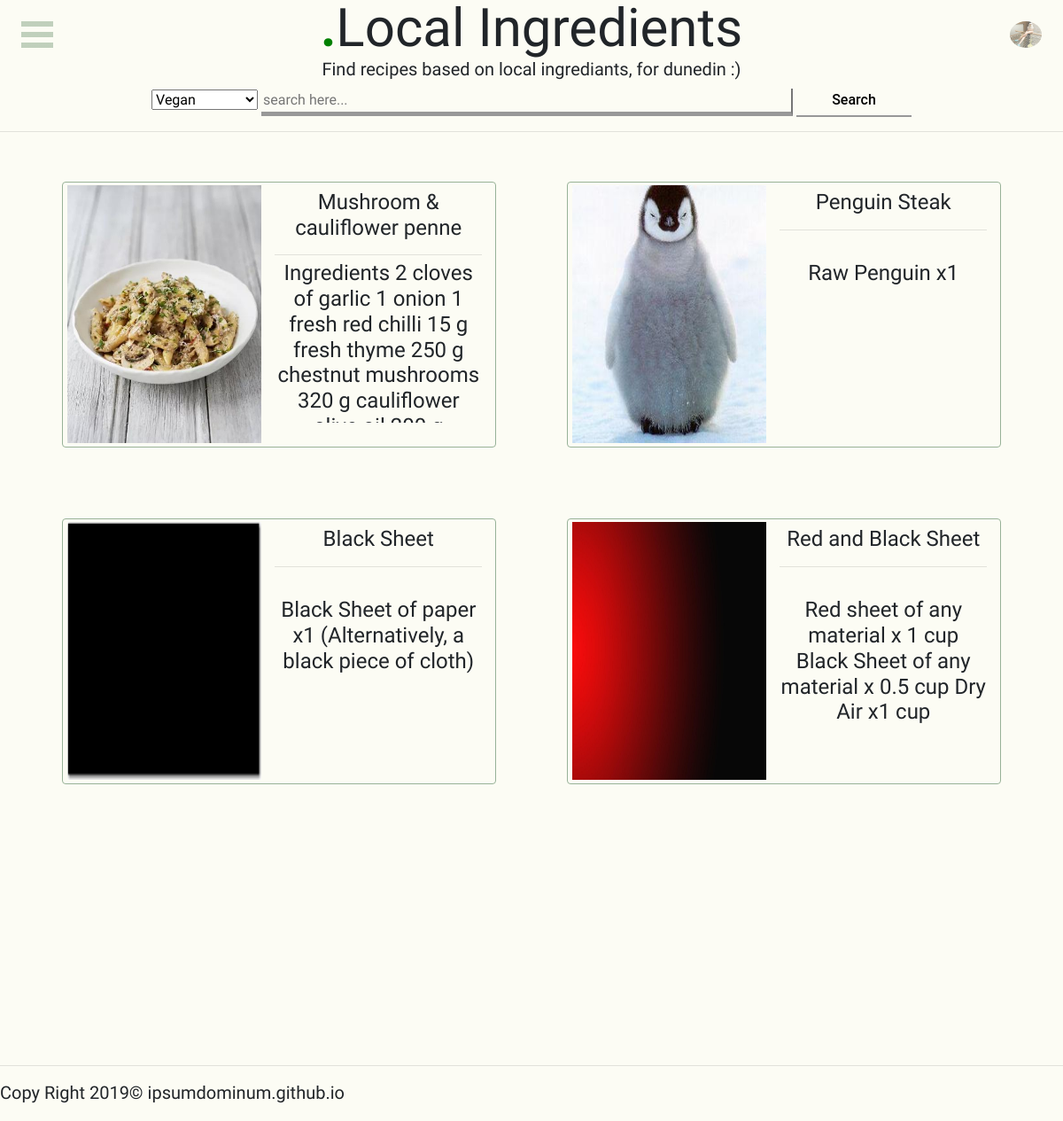
The app's page /recipelist with its own data.
### localingredients/models.py (models this page shows, shortened)
class Recipe(db.Model):
    id = db.Column(db.Integer, primary_key=True)
    title = db.Column(db.String(100), nullable=False)
    date_posted = db.Column(db.DateTime, nullable=False, default=datetime.utcnow)
    image_file = db.Column(db.String(20), nullable=False, default='default.jpg')
    ingredients = db.Column(db.String(100))
    instructions = db.Column(db.String(400))
    user_id = db.Column(db.Integer, db.ForeignKey('user.id'), nullable=False)

### localingredients/main/routes.py (the view)
@main.route("/recipelist")
def recipelist():
    recipelist = Recipe.query.all()
    return render_template('recipelist.html', recipelist=recipelist)

### localingredients/templates/recipelist.html (shortened to what this page needs)
{% extends "layout.html" %}
  {% block content %}
  <main>
      <h1 style="margin:auto;text-align:center;"><strong style="color:green">.</strong>Local Ingredients</h1>
      <p style="margin:auto;text-align:center;">Find recipes based on local ingrediants, for dunedin :)</p>
  <form style="text-align:center;margin:auto">
      <select name="type" style="width:10%">
          <option value="vegan">Vegan</option>
        </select>
  <input name="search" placeholder="search here..." style="width:50%;background-color:transparent;border-block:none;border-left:none;border-bottom:#989898 solid 5px">
  <button type="submit" class="custom-btn btn-6"><span>Search</span></button><br>
</form>
</main>
<hr>
<div class="container">
        <div class="row ">
    {% for recipe in recipelist %}
         {% if (loop.index+1) % 2 == 0 %}
        </div>
    <div class="row ">
         {% endif %}
         <div onmouseout = "lowerinfo(this)" onmouseover="showinfo(this)" class="col s3 itembox" style="position:relative">
        <div style="position:absolute;left:1%;width:45%;height:106%;top:1%">
                <img src="{{url_for('static',filename='images/'+recipe.image_file)}}" style="height:92%;width:100%">
        </div>
        <div style="position:absolute;right:2%;width:50%;height:90%;top:1%;overflow-y:scroll">
                <div style="text-align:center;top:0%;width:100%;padding:2%;position:absolute;"><h4>{{recipe.title}}</h4><hr ></div>
                <div style="text-align:center;top:30%;width:100%;padding:2%;position:absolute;"><h4>{{recipe.ingredients}}</h4></div>
        </div>
        <button id="makebutton" onclick="document.location='/{{recipe.title}}'"class="custom-btn btn-1" style="opacity:0;margin:auto"><span>Make</span></button><br>
    </div>
    {% endfor %}
    </div>
          </div>
{% endblock %}

### localingredients/templates/layout.html (shortened to what this page needs)
<!DOCTYPE html>
<html lang="en">
  <head>
    <link rel="stylesheet" href="https://stackpath.bootstrapcdn.com/bootstrap/4.3.1/css/bootstrap.min.css">
    <link rel="stylesheet" href="{{url_for('static',filename='main.css')}}">
    <link rel="stylesheet" href="{{url_for('static',filename='card.css')}}">
  </head>
  <button class="burgerbutton menu-toggle">
  </button>
  <div class="userinfobox">
  <img class="usericon" src="{{url_for('static',filename='random.jpeg')}}" width="" >
  </div>
{% block content %}{% endblock %}
<footer style="position:fixed;bottom:0%;width:100%">
  <hr>
<p style="background-color:#fcfcf4"> Copy Right 2019&copy; ipsumdominum.github.io</p>
</footer>
</body>
</html>

### localingredients/static/main.css (style rules this page uses)
html, body { margin: 0; padding: 0; height: 100%; width: 100%; }
.usericon { border-radius: 50%; width: 36px; height: 30px; position:fixed; top: 24px; right:24px; opacity:0.6; }
.userinfobox { border-radius: 50%; width: 36px; height: 30px; position:fixed; top: 24px; right:24px; }
p { font-size: 20px; line-height: 28px; margin: 0 0 18px; }
h1 { font-size: 40px; font-weight: normal; line-height: 44px; text-align: center; margin-bottom: 18px; }
@media (min-width: 500px) { h1 { font-size: 60px; line-height: 64px; } }
.custom-btn { padding: 10px 25px; font-family: "Roboto", sans-serif; font-weight: 500; background: transparent; outline: none !important; cursor: pointer; transition: all 0.3s ease; position: relative; display: inline-block; }
.btn-6 { width: 130px; height: 40px; line-height: 42px; padding: 0; border: none; }
.btn-6 span { position: relative; display: block; width: 100%; height: 100%; }
.btn-6 span:before, .btn-6 span:after { position: absolute; content: ""; background: #989898; }
.btn-6 span:after { left: 0; bottom: 0; width: 100%; height: 2px; }
.btn-6:after { position: absolute; content: ""; width: 100%; height: 0; top: 0; left: 0; z-index: -1; background: #98b296; transition: all 0.3s ease; }
.burgerbutton { opacity: 0.6; background-color: transparent; position: fixed; z-index: 2; top: 24px; left: 24px; border: none; width: 36px; height: 30px; outline: none; transition: opacity 0.2s ease-out; }
.burgerbutton:before { content: ""; position: absolute; top: 0; right: 0; bottom: 0; left: 0; margin: auto; right: auto; width: 100%; background: linear-gradient(to bottom, #98b296, #98b296 20%, transparent 20%, transparent 40%, #98b296 40%, #98b296 60%, transparent 60%, transparent 80%, #98b296 80%, #98b296 100%); transition: opacity 0.2s ease-out, width 0.2s 0.2s ease-out; }
.burgerbutton:after { opacity: 0; content: '×'; color: #98b296; position: absolute; top: 16px; left: -4px; font-family: Arial, sans-serif; font-size: 76px; line-height: 0; transition: opacity 0.4s ease-out; }

### localingredients/static/card.css (style rules this page uses)
.itembox { background: #fcfcf4; margin: 40px; padding: 2px; width:150px; height:300px; border-radius: 4px; text-align: center; -webkit-box-flex: 1; flex: 1; display: -webkit-box; display: flex; flex-wrap: wrap; border: 1px solid #98b298; -webkit-transition: all 0.3s ease; -moz-transition: all 0.3s ease; transition: all 0.3s ease; }

### records on screen
Recipe: image_file (picture), title "Mushroom & cauliflower penne", ingredients "Ingredients 2 cloves of garlic 1 onion 1 fresh red chilli 15 g fresh thyme 250 g chestnut mushrooms 320 g cauliflower…"
Recipe: image_file (picture), title "Penguin Steak", ingredients "Raw Penguin x1"
Recipe: image_file (picture), title "Black Sheet", ingredients "Black Sheet of paper x1 (Alternatively, a black piece of cloth)"
Recipe: image_file (picture), title "Red and Black Sheet", ingredients "Red sheet of any material x 1 cup Black Sheet of any material x 0.5 cup Dry Air x1 cup"
